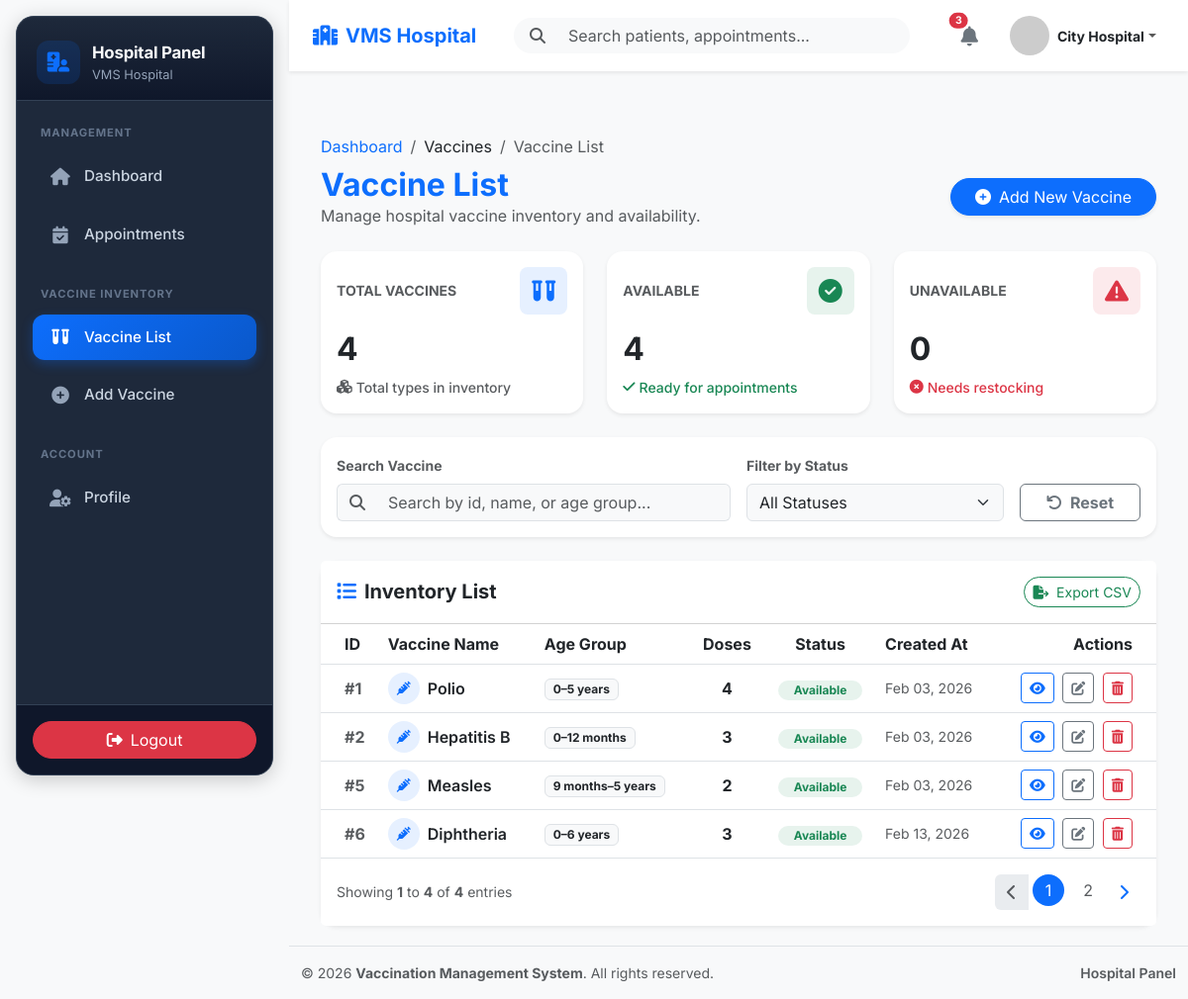
The page /hospital/vaccines/vaccine_list.php (signed in) on the database its author committed.
### tables this page shows
CREATE TABLE `vaccines` (
  `id` int(11) NOT NULL,
  `vaccine_name` varchar(100) NOT NULL,
  `total_dose` int(11) NOT NULL,
  `target_age_group` varchar(100) NOT NULL,
  `description` text DEFAULT NULL,
  `availability_status` enum('available','unavailable') NOT NULL DEFAULT 'available',
  `created_at` timestamp NOT NULL DEFAULT current_timestamp()
);

### hospital/vaccines/vaccine_list.php (the view, shortened to what this page needs)
<?php
include '../../config/db.php';
include '../includes/header.php';
include '../includes/sidebar.php';
$stmt_vaccine = $conn->prepare("SELECT * FROM vaccines");
$stmt_vaccine->execute();
$result_vaccine = $stmt_vaccine->get_result();
$vaccines = [];
if ($result_vaccine->num_rows > 0) {
    while ($row = $result_vaccine->fetch_assoc()) {
        $vaccines[] = [
            'id' => $row['id'],
            'name' => $row['vaccine_name'],
            'age_group' => $row['target_age_group'],
            'doses' => $row['total_dose'] ?? 1,
            'status' => ucfirst($row['availability_status']),
            'description' => $row['description'],
            'created_at' => date('M d, Y', strtotime($row['created_at']))
        ];
    }
}
$total_vaccines = count($vaccines);
$available_vaccines = count(array_filter($vaccines, fn($v) => $v['status'] === 'Available'));
$unavailable_vaccines = $total_vaccines - $available_vaccines;
?>
<main class="mt-5 pt-3">
    <div class="container-fluid">
        <div class="row mb-4">
            <div class="col-md-12">
                <nav aria-label="breadcrumb">
                    <ol class="breadcrumb mb-2">
                        <li class="breadcrumb-item"><a href="../dashboard.php" class="text-decoration-none">Dashboard</a></li>
                        <li class="breadcrumb-item">Vaccines</li>
                        <li class="breadcrumb-item active" aria-current="page">Vaccine List</li>
                    </ol>
                </nav>
                <div class="d-flex justify-content-between align-items-center flex-wrap gap-2">
                    <div>
                        <h2 class="fw-bold text-primary mb-0">Vaccine List</h2>
                        <p class="text-muted mb-0">Manage hospital vaccine inventory and availability.</p>
                    </div>
                    <a href="add_vaccine.php" class="btn btn-primary rounded-pill px-4 shadow-sm">
                        <i class="fas fa-plus-circle me-2"></i>Add New Vaccine
                    </a>
                </div>
            </div>
        </div>
        <div class="row g-4 mb-4">
            <div class="col-lg-4 col-md-6">
                <div class="card border-0 shadow-sm rounded-4 h-100 card-hover">
                    <div class="card-body">
                        <div class="d-flex justify-content-between align-items-center mb-3">
                            <h6 class="card-title text-muted text-uppercase mb-0 small fw-bold">Total Vaccines</h6>
                            <div class="bg-primary bg-opacity-10 text-primary rounded-3 p-2 d-flex align-items-center justify-content-center" style="width: 48px; height: 48px;">
                                <i class="fas fa-vials fs-4"></i>
                            </div>
                        </div>
                        <h2 class="fw-bold mb-2"><?= $total_vaccines ?></h2>
                        <div class="d-flex align-items-center text-muted small fw-medium">
                            <i class="fas fa-cubes me-1"></i>
                            <span>Total types in inventory</span>
                        </div>
                    </div>
                </div>
            </div>
            <div class="col-lg-4 col-md-6">
                <div class="card border-0 shadow-sm rounded-4 h-100 card-hover">
                    <div class="card-body">
                        <div class="d-flex justify-content-between align-items-center mb-3">
                            <h6 class="card-title text-muted text-uppercase mb-0 small fw-bold">Available</h6>
                            <div class="bg-success bg-opacity-10 text-success rounded-3 p-2 d-flex align-items-center justify-content-center" style="width: 48px; height: 48px;">
                                <i class="fas fa-check-circle fs-4"></i>
                            </div>
                        </div>
                        <h2 class="fw-bold mb-2"><?= $available_vaccines ?></h2>
                        <div class="d-flex align-items-center text-success small fw-medium">
                            <i class="fas fa-check me-1"></i>
                            <span>Ready for appointments</span>
                        </div>
                    </div>
                </div>
            </div>
            <div class="col-lg-4 col-md-6">
                <div class="card border-0 shadow-sm rounded-4 h-100 card-hover">
                    <div class="card-body">
                        <div class="d-flex justify-content-between align-items-center mb-3">
                            <h6 class="card-title text-muted text-uppercase mb-0 small fw-bold">Unavailable</h6>
                            <div class="bg-danger bg-opacity-10 text-danger rounded-3 p-2 d-flex align-items-center justify-content-center" style="width: 48px; height: 48px;">
                                <i class="fas fa-exclamation-triangle fs-4"></i>
                            </div>
                        </div>
                        <h2 class="fw-bold mb-2"><?= $unavailable_vaccines ?></h2>
                        <div class="d-flex align-items-center text-danger small fw-medium">
                            <i class="fas fa-times-circle me-1"></i>
                            <span>Needs restocking</span>
                        </div>
                    </div>
                </div>
            </div>
        </div>
        <div class="card border-0 shadow-sm rounded-4 mb-4">
            <div class="card-body">
                <div class="row g-3 align-items-end">
                    <div class="col-md-6">
                        <label for="searchInput" class="form-label fw-bold small text-muted">Search Vaccine</label>
                        <div class="input-group">
                            <span class="input-group-text bg-light border-end-0"><i class="fas fa-search text-muted"></i></span>
                            <input type="text" class="form-control bg-light border-start-0" id="searchInput" placeholder="Search by id, name, or age group...">
                        </div>
                    </div>
                    <div class="col-md-4">
                        <label for="statusFilter" class="form-label fw-bold small text-muted">Filter by Status</label>
                        <select class="form-select bg-light" id="statusFilter">
                            <option value="all" selected>All Statuses</option>
                        </select>
                    </div>
                    <div class="col-md-2">
                        <button class="btn btn-outline-secondary w-100 fw-bold" id="resetBtn">
                            <i class="fas fa-undo me-2"></i>Reset
                        </button>
                    </div>
                </div>
            </div>
        </div>
        <div class="card border-0 shadow-sm rounded-4">
            <div class="card-header bg-white py-3 d-flex justify-content-between align-items-center">
                <h5 class="mb-0 fw-bold"><i class="fas fa-list me-2 text-primary"></i>Inventory List</h5>
                <button class="btn btn-sm btn-outline-success rounded-pill"><i class="fas fa-file-export me-1"></i> Export CSV</button>
            </div>
            <div class="card-body p-0">
                <div class="table-responsive">
                    <table class="table table-hover align-middle mb-0" id="vaccineTable">
                        <thead class="bg-light">
                            <tr>
                                <th class="ps-4">ID</th>
                                <th>Vaccine Name</th>
                                <th>Age Group</th>
                                <th class="text-center">Doses</th>
                                <th class="text-center">Status</th>
                                <th>Created At</th>
                                <th class="text-end pe-4">Actions</th>
                            </tr>
                        </thead>
                        <tbody>
                            <?php foreach($vaccines as $vaccine): ?>
                            <tr data-status="<?= $vaccine['status'] ?>">
                                <td class="ps-4 fw-bold text-muted">#<?= $vaccine['id'] ?></td>
                                <td>
                                    <div class="d-flex align-items-center">
                                        <div class="avatar-sm me-2 bg-soft-primary text-primary rounded-circle d-flex align-items-center justify-content-center" style="width: 32px; height: 32px;">
                                            <i class="fas fa-syringe small"></i>
                                        </div>
                                        <span class="fw-semibold vaccine-name"><?= $vaccine['name'] ?></span>
                                    </div>
                                </td>
                                <td><span class="badge bg-light text-dark border"><?= $vaccine['age_group'] ?></span></td>
                                <td class="text-center fw-bold"><?= $vaccine['doses'] ?></td>
                                <td class="text-center">
                                    <?php if($vaccine['status'] === 'Available'): ?>
                                        <span class="badge bg-soft-success text-success rounded-pill px-3">Available</span>
                                    <?php else: ?>
                                        <span class="badge bg-soft-danger text-danger rounded-pill px-3">Unavailable</span>
                                    <?php endif; ?>
                                </td>
                                <td class="text-muted small vaccine-created_at"><?= $vaccine['created_at'] ?></td>
                                <td class="text-end pe-4">
                                    <button class="btn btn-sm btn-outline-primary me-1"
                                            data-bs-toggle="modal"
                                            data-bs-target="#viewVaccineModal"
                                            onclick="populateViewModal(<?= htmlspecialchars(json_encode($vaccine)) ?>)">
                                        <i class="fas fa-eye"></i>
                                    </button>
                                    <a href="update_vaccine.php?id=<?= $vaccine['id'] ?>" class="btn btn-sm btn-outline-secondary me-1" title="Edit">
                                        <i class="fas fa-edit"></i>
                                    </a>
                                    <button class="btn btn-sm btn-outline-danger"  data-bs-toggle="modal" data-bs-target="#deleteModal" onclick="document.getElementById('DeleteVaccineId').value = <?= $vaccine['id'] ?>">
                                        <i class="fas fa-trash-alt"></i>
                                    </button>
                                </td>
                            </tr>
                            <?php endforeach; ?>
                        </tbody>
                    </table>
                </div>
            </div>
            <div class="card-footer bg-white py-3 border-0 d-flex justify-content-between align-items-center">
                <div class="small text-muted">Showing <span class="fw-bold">1</span> to <span class="fw-bold"><?= count($vaccines) ?></span> of <span class="fw-bold"><?= count($vaccines) ?></span> entries</div>
                <nav aria-label="Page navigation">
                    <ul class="pagination justify-content-end mb-0">
                        <li class="page-item disabled"><a class="page-link border-0" href="#"><i class="fas fa-chevron-left"></i></a></li>
                        <li class="page-item active"><a class="page-link border-0 rounded-circle bg-primary text-white mx-1 d-flex align-items-center justify-content-center" style="width: 32px; height: 32px;" href="#">1</a></li>
                        <li class="page-item"><a class="page-link border-0 rounded-circle text-muted mx-1 d-flex align-items-center justify-content-center" style="width: 32px; height: 32px;" href="#">2</a></li>
                        <li class="page-item"><a class="page-link border-0" href="#"><i class="fas fa-chevron-right"></i></a></li>
                    </ul>
                </nav>
            </div>
        </div>
    </div>
</main>
<?php include '../includes/footer.php'; ?>

### assets/css/hospital.css (style rules this page uses)
body { font-family: 'Inter', sans-serif; background-color: #f8f9fa; }
@media (min-width: 992px) { main { margin-left: 292px; padding: 20px; min-height: calc(100vh - 60px); } }
.card-hover { transition: transform 0.3s ease, box-shadow 0.3s ease; }
.bg-soft-primary { background-color: rgba(13, 110, 253, 0.1) !important; color: #0d6efd !important; }
.bg-soft-success { background-color: rgba(25, 135, 84, 0.1) !important; color: #198754 !important; }

### rows shown on the page
vaccines: id "1", vaccine_name "Polio", target_age_group "0–5 years", total_dose "4", created_at "Feb 03, 2026"
vaccines: id "2", vaccine_name "Hepatitis B", target_age_group "0–12 months", total_dose "3", created_at "Feb 03, 2026"
vaccines: id "5", vaccine_name "Measles", target_age_group "9 months–5 years", total_dose "2", created_at "Feb 03, 2026"
vaccines: id "6", vaccine_name "Diphtheria", target_age_group "0–6 years", total_dose "3", created_at "Feb 13, 2026"

### other values the page prints
$_SESSION['name'] "City Hospital"
$total_vaccines "4"
$available_vaccines "4"
$unavailable_vaccines "0"
count($vaccines) "4"
